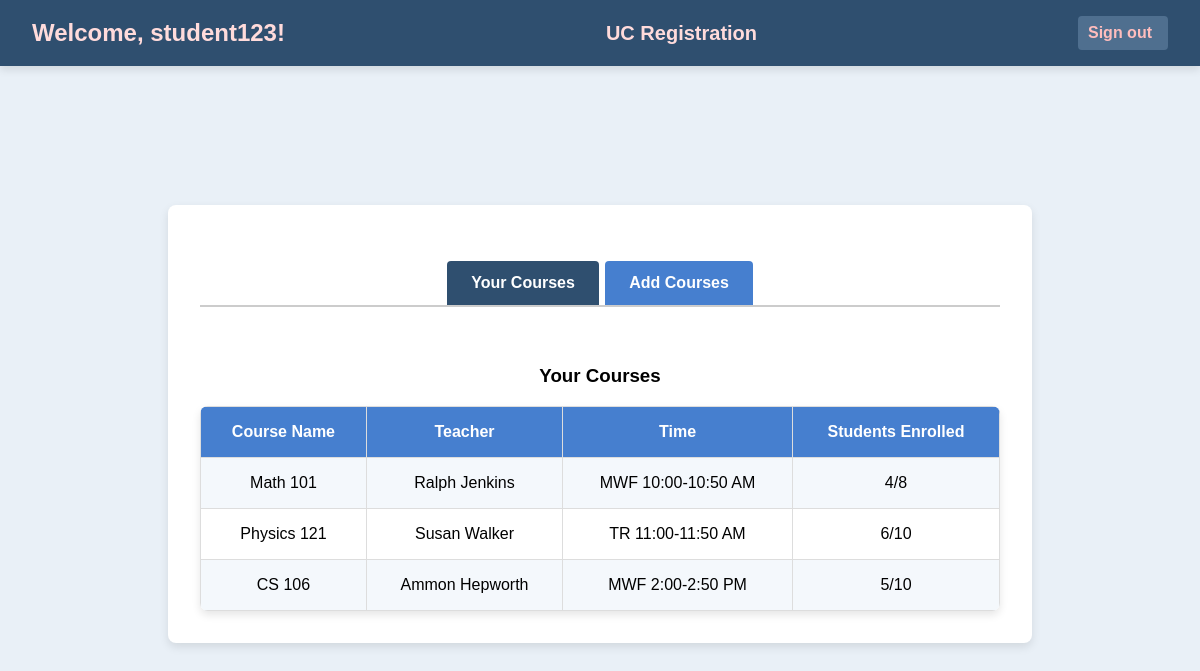
/student/courses (signed in), run on the app's committed database.
### app.py (models this page shows, shortened)
class User(UserMixin, db.Model):
    id = db.Column(db.Integer, primary_key=True)
    username = db.Column(db.String(150))
    password = db.Column(db.String(150))
    role = db.Column(db.String(50))

class Course(db.Model):
    id = db.Column(db.Integer, primary_key=True)
    course_code = db.Column(db.String(10))
    course_name = db.Column(db.String(100))
    capacity = db.Column(db.Integer)
    teacher_id = db.Column(db.Integer, db.ForeignKey('user.id'), nullable=True)
    teacher = db.relationship('User', backref='teaching_courses', foreign_keys=[teacher_id])
    time = db.Column(db.String(50))
    enrolled_count = db.Column(db.Integer, default=0)

### app.py (the view)
@app.route('/student/courses')
@login_required
def student_courses():
    if current_user.role != 'student':
        flash("Access denied: Only students can view this page.", "danger")
        return redirect(url_for('login'))  # Redirect to login if not a student
    courses = db.session.query(
        Course.id.label("id"),                 # Course ID
        Course.course_name.label("course_name"),  # Course Name
        User.username.label("teacher"),        # Teacher's Username
        Course.time.label("time"),             # Course Timing
        Course.enrolled_count.label("enrolled_count"),  # Students Enrolled
        Course.capacity.label("capacity")      # Maximum Students
    ).join(User, Course.teacher_id == User.id).all()
    enrolled_course_ids = [enrollment.course_id for enrollment in Enrollment.query.filter_by(user_id=current_user.id).all()]
    return render_template('student_courses.html', courses=courses, enrolled_course_ids=enrolled_course_ids)

### app.py (called while the page is built)
@login_manager.user_loader
def load_user(user_id):
    return User.query.get(int(user_id))

### templates/student_courses.html (shortened to what this page needs)
<!DOCTYPE html>
<html lang="en">
<head>
    <link rel="stylesheet" href="{{ url_for('static', filename='styles.css') }}">
</head>
<body>
    <div class="header">
        <div class="header-content">
            <div class="welcome-container">
                <h1>Welcome, {{ current_user.username }}!</h1>
            </div>
            <div class="university-container">
                <h2>UC Registration</h2>
            </div>
            <div class="logout-container">
                {% if current_user.role == 'student' %}
                    <a href="{{ url_for('student_logout') }}" class="sign-out">Sign out</a>
                {% elif current_user.role == 'teacher' %}
                    <a href="{{ url_for('teacher_logout') }}" class="sign-out">Sign out</a>
                {% endif %}
            </div>
        </div>
    </div>
    <div class="container">
        <div class="tabs">
            <a href="#your-courses" class="tab-button active">Your Courses</a>
            <a href="#add-courses" class="tab-button">Add Courses</a>
        </div>
        <div id="your-courses" class="tab-content active">
            <h3>Your Courses</h3>
            <table>
                <tr>
                    <th>Course Name</th>
                    <th>Teacher</th>
                    <th>Time</th>
                    <th>Students Enrolled</th>
                </tr>
                {% for course in courses %}
                    {% if course.id in enrolled_course_ids %}
                        <tr>
                            <td>{{ course.course_name }}</td>
                            <td>{{ course.teacher }}</td>
                            <td>{{ course.time }}</td>
                            <td>{{ course.enrolled_count }}/{{ course.capacity }}</td>
                        </tr>
                    {% endif %}
                {% endfor %}
            </table>
        </div>
    </div>
</body>
</html>

### static/styles.css (style rules this page uses)
body { font-family: Arial, sans-serif; background-color: #e9f0f7; margin: 0; display: flex; justify-content: center; align-items: center; min-height: 100vh; }
.container { max-width: 800px; width: 100%; background-color: #ffffff; padding: 2rem; border-radius: 8px; box-shadow: 0px 4px 10px rgba(0, 0, 0, 0.1); text-align: center; margin: 5rem auto 2rem; }
.header { width: 100%; background-color: #2f4f6f; color: #fff; padding: 1rem 0; display: flex; justify-content: center; align-items: center; box-shadow: 0px 4px 8px rgba(0, 0, 0, 0.1); position: fixed; top: 0; left: 0; z-index: 10; margin-bottom: 20px; }
.header-content { display: flex; justify-content: space-between; align-items: center; max-width: 1200px; width: 100%; padding: 0 2rem; }
.header h1, .header h2 { margin: 0; color: #ffdbdb; }
.header h1 { font-size: 1.5rem; margin-right: 20px; }
.header h2 { font-size: 1.25rem; margin-right: 20px; }
.logout-container { display: flex; align-items: center; }
.sign-out { color: #ffbdbd; text-decoration: none; font-weight: bold; padding: 0.5rem 1rem; border-radius: 4px; background-color: #4f6f8f; padding-left: 10px; }
.tabs { display: flex; justify-content: center; margin: 1.5rem 0; border-bottom: 2px solid #ccc; }
.tab-button { padding: 0.8rem 1.5rem; background-color: #467fcf; color: #fff; border: none; border-radius: 4px 4px 0 0; cursor: pointer; font-weight: bold; margin: 0 0.2rem; transition: background-color 0.3s ease; text-decoration: none; }
.tab-button.active { background-color: #2f4f6f; }
table { width: 100%; border-collapse: collapse; margin-top: 1rem; text-align: center; border-radius: 8px; overflow: hidden; box-shadow: 0px 4px 8px rgba(0, 0, 0, 0.1); }
th, td { border: 1px solid #ddd; padding: 1rem; }
th { background-color: #467fcf; color: #fff; font-weight: bold; }
tr:nth-child(even) { background-color: #f4f8fc; }
.tab-content { display: none; }
.tab-content.active { display: block; padding-top: 1rem; }

### data on the page
User: username "student123"
Course: course_name "Math 101", teacher "Ralph Jenkins", time "MWF 10:00-10:50 AM", enrolled_count "4", capacity "8"
Course: course_name "Physics 121", teacher "Susan Walker", time "TR 11:00-11:50 AM", enrolled_count "6", capacity "10"
Course: course_name "CS 106", teacher "Ammon Hepworth", time "MWF 2:00-2:50 PM", enrolled_count "5", capacity "10"
